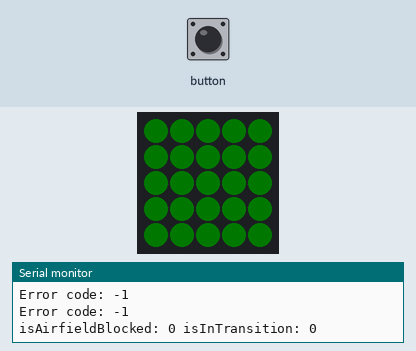
This program was run on a simulated ESP32. Shown: 5×5 RGB LED matrix (first LED top left, wired row by row), the last lines printed to the serial monitor. The inputs (shaded band) are chosen by the test bench. Dim RGB values are drawn brighter than linear; WiFi joins after 1.5 s; servers stay silent unless stated; uploads are accepted with an empty reply.

Above: at 3.3 s.
3.4 s: button pressed for 0.15 s
At 4.6 s:
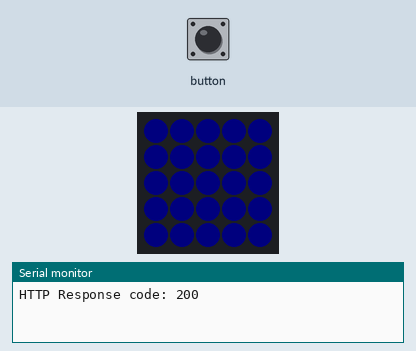
Timing chart, 0 to 6.4 s (numbered marks = the images above; inputs shaded):
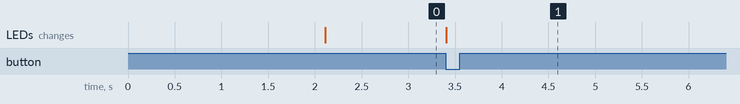

The program:

main.cpp
```cpp
#include <Arduino.h>
#include <M5Atom.h>
#include <WiFi.h>
#include <HTTPClient.h>
#include <ArduinoJson.h>
#include <UrlEncode.h>
#include <TaskScheduler.h>

const char *WifiSsid = "";
const char *WifiPassword = "";
String username = "";
String password = "";
String baseUrl = "https://wirefree-specific.sk-robot.com/api/";
String accessToken = "";
String userId = "";
String deviceSerialNumber = "";
String deviceId = "";

void mainTaskCallback();
Task t1(10000, TASK_FOREVER, &mainTaskCallback);
Scheduler runner;

bool isAirfieldBlocked = false;
bool isInTransition = false;

HTTPClient http;

void GetToken() {
  http.begin(baseUrl + "auth/oauth/token");

  // Specify content-type header
  http.addHeader("Content-Type", "application/x-www-form-urlencoded");
  http.addHeader("Authorization", "Basic YXBwOmFwcA==");

  // Data to send with HTTP POST
  String httpRequestData = "username="+urlEncode(username)+"&password=" + urlEncode(password)+"&grant_type=password&scope=server";

  // Send HTTP POST request
  int httpResponseCode = http.POST(httpRequestData);
  if (httpResponseCode > 0) {
    Serial.print("HTTP Response code: ");
    Serial.println(httpResponseCode);
    String response = http.getString();
    Serial.println(response);
    JsonDocument doc;
    deserializeJson(doc, response);
    const char *access_token = doc["access_token"];
    const char *refresh_token = doc["refresh_token"];
    int user_id = doc["user_id"];
    accessToken = String(access_token);
    userId = String(user_id);
    Serial.print("Access Token: ");
    Serial.println(access_token);
    Serial.print("Refresh Token: ");
    Serial.println(refresh_token);
    Serial.print("User ID: ");
    Serial.println(user_id);
  } else {
    Serial.print("Error code: ");
    Serial.println(httpResponseCode);
  }
}

// property in json: data.workStatusCode
// #New apptype modes:
// #Unknown = 0,
// #Idle = 1,
// #Working = 2,
// #Pause = 3,
// #Error = 6,
// #Return = 7,
// #ReturnPause = 8,
// #Charging = 9,
// #ChargingFull = 10,
// #Offline = 13,
// #Locating = 15,
// #Stopp = 18

void GetSettings() {
  http.begin(baseUrl + "app_wireless_mower/device/info/" + deviceId);

  // Specify content-type header
  http.addHeader("Content-Type", "application/json");
  http.addHeader("Accept-Language", "de");
  http.addHeader("Authorization", "Bearer " + accessToken);

  // Send HTTP GET request
  int httpResponseCode = http.GET();
  if (httpResponseCode > 0) {
    Serial.print("HTTP Response code: ");
    Serial.println(httpResponseCode);
    String response = http.getString();
    JsonDocument doc;
    deserializeJson(doc, response);
    Serial.println(response);
    int workStatusCode = doc["data"]["workStatusCode"];
    if (workStatusCode == 9) {
      isInTransition = false;
      isAirfieldBlocked = false;
    } else if (workStatusCode == 10) {
      isInTransition = false;
      isAirfieldBlocked = false;
    }
    else if (workStatusCode == 2) {
      isInTransition = false;
      isAirfieldBlocked = true;
    } else {
      isInTransition = true;
    }
  } else {
    Serial.print("Error code: ");
    Serial.println(httpResponseCode);
  }
}

void GetAllDevices()
{
  http.begin(baseUrl + "app_wireless_mower/device-user/allDevice");

  // Specify content-type header
  http.addHeader("Content-Type", "application/json");
  http.addHeader("Accept-Language", "de");
  http.addHeader("Authorization", "Bearer " + accessToken);

  // Send HTTP GET request
  int httpResponseCode = http.GET();
  if (httpResponseCode > 0)
  {
    Serial.print("HTTP Response code: ");
    Serial.println(httpResponseCode);
    String response = http.getString();
    Serial.println(response);
    JsonDocument doc;
    deserializeJson(doc, response);
    const char *deviceIdChar = doc["data"][0]["deviceId"];
    deviceId = String(deviceIdChar);
    const char *deviceSerialNumberChar = doc["data"][0]["deviceSn"];
    deviceSerialNumber = String(deviceSerialNumberChar);
  }
  else
  {
    Serial.print("Error code: ");
    Serial.println(httpResponseCode);
  }
}

void SetAction(String cmd, String id)
{
  http.begin(baseUrl + "iot_mower/wireless/device/action");

  // Specify content-type header
  http.addHeader("Content-Type", "application/json");
  http.addHeader("Accept-Language", "de");
  http.addHeader("Authorization", "Bearer " + accessToken);

  // Data to send with HTTP POST
  String httpRequestBody =
      "{\"method\" : \"action\",\"appId\" : "
      + userId
      + ",\"deviceSn\" : \""
      + deviceSerialNumber
      + "\",\"cmd\" : \""
      + cmd
      + "\",\"id\" : \""
      + id
      + "\"}";
  Serial.print("httpRequestBody: ");
  Serial.println(httpRequestBody);

  // Send HTTP POST request
  int httpResponseCode = http.POST(httpRequestBody);
  if (httpResponseCode > 0)
  {
    Serial.print("HTTP Response code: ");
    Serial.println(httpResponseCode);
    String response = http.getString();
    Serial.println(response);
  }
  else
  {
    Serial.print("Error code: ");
    Serial.println(httpResponseCode);
  }
}

void SetActionStop(){
  SetAction("stop", "stopWork");
}

void SetActionStart(){
  SetAction("start", "startWork");
}

void SetActionReturnToDock(){
  SetAction("start_find_charger", "startFindCharger");
}

void SetActionPause(){
  SetAction("pause", "pauseWork");
}

void SetActionCancelWorkplan() {
  SetAction("cancel_time_tactics", "cancelTimeTactics");
}

void ClearAirport() {
  SetActionReturnToDock();
  delay(1000);
  SetActionCancelWorkplan();
}

void SetColorOutput() {
  if (isInTransition) {
    M5.dis.fillpix(CRGB::Blue);
    return;
  }

  if (isAirfieldBlocked) {
    M5.dis.fillpix(CRGB::Red);
  } else {
    M5.dis.fillpix(CRGB::Green);
  }
}

void GetStatus() {
  GetToken();
  GetAllDevices();
  GetSettings();
  Serial.print("isAirfieldBlocked: ");
  Serial.print(isAirfieldBlocked);
  Serial.print(" isInTransition: ");
  Serial.println(isInTransition);
}

void GetStatusAndUpdateColorOutput(){
  GetStatus();
  SetColorOutput();
}

void setup() {

  M5.begin(true, false, true);
  M5.dis.setBrightness(10);

  M5.dis.clear();

  WiFi.begin(WifiSsid, WifiPassword);
  Serial.println("Connecting");
  while (WiFi.status() != WL_CONNECTED)
  {
    delay(500);
    Serial.print(".");
  }
  Serial.println("");
  Serial.print("Connected to WiFi network with IP Address: ");
  Serial.println(WiFi.localIP());
  GetStatus();
  SetColorOutput();

  runner.init();
  Serial.println("Initialized scheduler");
  runner.addTask(t1);
  Serial.println("added t1");
  t1.enable();
  Serial.println("Enabled t1");
}

void checkButton(){
  if (M5.Btn.wasPressed())
  {
    Serial.println("Button Pressed");
    isInTransition = true;
    SetColorOutput();

    if (isAirfieldBlocked)
    {
      ClearAirport();
    }
    else
    {
      SetActionStart();
    }
  }
}

void mainTaskCallback()
{
  GetStatusAndUpdateColorOutput();
}

void loop() {
  M5.update();
  runner.execute();
  checkButton();
}
```

Measured:
- after the input at 3.4 s, the LEDs: change at once (image 1)
